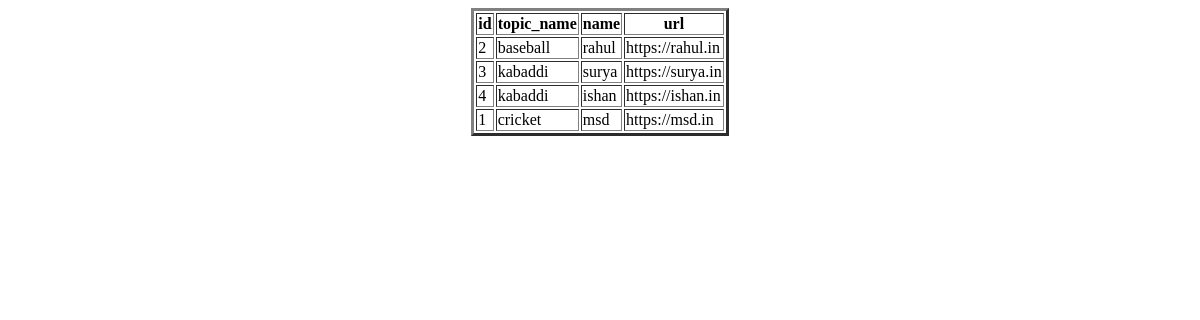
Page /display_webpage/ on the earlier database version.
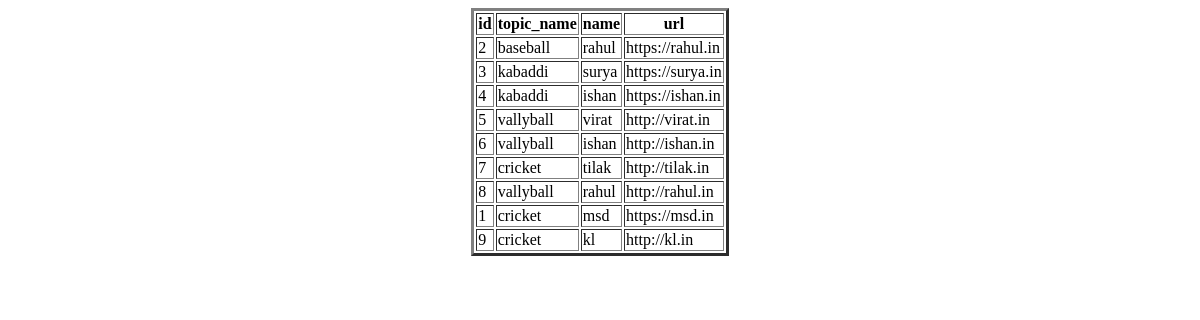
Same page on the later database version.
### app/models.py (models this page shows, shortened)
class Webpage(models.Model):
    topic_name=models.ForeignKey(Topic,on_delete=models.CASCADE)
    name=models.CharField(max_length=100)
    url=models.URLField()

class Topic(models.Model):
    topic_name=models.CharField(max_length=100,primary_key=True)
    def __str__(self):
        return self.topic_name

### app/views.py (the view)
# urls.py: path('display_webpage/',display_webpage,name='display_webpage'),
def display_webpage(request):
    QLWO=Webpage.objects.all()
    QLWO=Webpage.objects.filter(topic_name='cricket')
    QLWO=Webpage.objects.exclude(topic_name='cricket')
    QLWO=Webpage.objects.all()[::-1]
    QLWO=Webpage.objects.all().order_by('name')
    QLWO=Webpage.objects.all().order_by('-name')
    QLWO=Webpage.objects.all().order_by(Length('name'))
    QLWO=Webpage.objects.all().order_by(Length('name').desc())
    d={'QLWO':QLWO}
    return render(request,'display_webpage.html',d)

### templates/display_webpage.html (shortened to what this page needs)
<!DOCTYPE html>
<html lang="en">
<head>
</head>
<body><center>
    <table border="3px">
        <tr>
            <th>id</th>
            <th>topic_name</th>
            <th>name</th>
            <th>url</th>
        </tr>
        {% for wo in QLWO %}
        <tr>
            <td>{{wo.id}}</td>
            <td>{{wo.topic_name}}</td>
            <td>{{wo.name}}</td>
            <td>{{wo.url}}</td>
        </tr>
        {% endfor %}
    </center>
</body>
</html>

Differences in the rows shown:
added Webpage: id "5", topic_name "vallyball", name "virat", url "http://virat.in"
added Webpage: id "6", topic_name "vallyball", name "ishan", url "http://ishan.in"
added Webpage: id "7", topic_name "cricket", name "tilak", url "http://tilak.in"
added Webpage: id "8", topic_name "vallyball", name "rahul", url "http://rahul.in"
added Webpage: id "9", topic_name "cricket", name "kl", url "http://kl.in"
